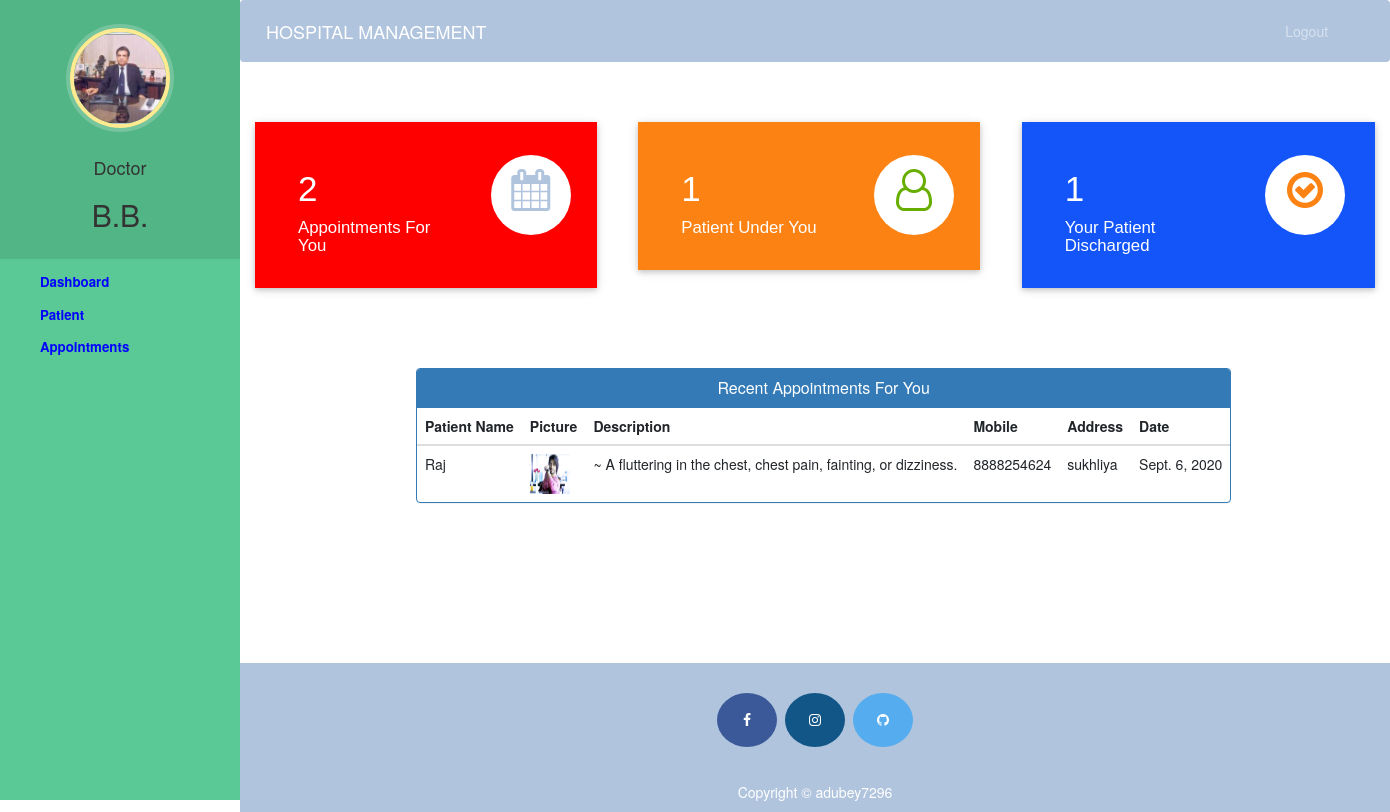
Page /doctor-dashboard (signed in) on the committed database.
### home/models.py (models this page shows, shortened)
class Doctor(models.Model):
    user=models.OneToOneField(User,on_delete=models.CASCADE)
    profile_pic= models.ImageField(upload_to='profile_pic/DoctorProfilePic/',null=True,blank=True)
    address = models.CharField(max_length=40,null=True)
    mobile = models.CharField(max_length=20,null=True)
    department= models.CharField(max_length=50,choices=departments,default='Cardiologist')
    status=models.BooleanField(default=False)

class Appointment(models.Model):
    patientId=models.PositiveIntegerField(null=True)
    doctorId=models.PositiveIntegerField(null=True)
    patientName=models.CharField(max_length=40,null=True)
    doctorName=models.CharField(max_length=40,null=True)
    appointmentDate=models.DateField(auto_now=True)
    description=models.TextField(max_length=500)
    status=models.BooleanField(default=False)

class Patient(models.Model):
    user=models.OneToOneField(User,on_delete=models.CASCADE)
    profile_pic= models.ImageField(upload_to='profile_pic/PatientProfilePic/',null=True,blank=True)
    address = models.CharField(max_length=40,null=True)
    mobile = models.CharField(max_length=20,null=False)
    symptoms = models.CharField(max_length=100,null=False)
    assignedDoctorId = models.PositiveIntegerField(null=True)
    admitDate=models.DateField(auto_now=True)
    status=models.BooleanField(default=False)

### home/views.py (the view)
# urls.py: path('doctor-dashboard', views.doctor_dashboard_view,name='doctor-dashboard'),
@login_required(login_url='doctorlogin')
@user_passes_test(is_doctor)
def doctor_dashboard_view(request):
    patientcount=models.Patient.objects.all().filter(status=True,assignedDoctorId=request.user.id).count()
    appointmentcount=models.Appointment.objects.all().filter(status=True,doctorId=request.user.id).count()
    patientdischarged=models.PatientDischargeDetails.objects.all().distinct().filter(assignedDoctorName=request.user.first_name).count()
    appointments=models.Appointment.objects.all().filter(status=True,doctorId=request.user.id).order_by('-id')
    patientid=[]
    for a in appointments:
        patientid.append(a.patientId)
    patients=models.Patient.objects.all().filter(status=True,user_id__in=patientid).order_by('-id')
    appointments=zip(appointments,patients)
    mydict={
    'patientcount':patientcount,
    'appointmentcount':appointmentcount,
    'patientdischarged':patientdischarged,
    'appointments':appointments,
    'doctor':models.Doctor.objects.get(user_id=request.user.id), #for profile picture of doctor in sidebar
    }
    return render(request,'hospital/doctor_dashboard.html',context=mydict)

### home/views.py (called while the page is built)
def is_doctor(user):
    return user.groups.filter(name='DOCTOR').exists()

### templates/hospital/doctor_dashboard.html
{% extends 'hospital/doctor_base.html' %}
{% load static %}
{% block content %}
{%include 'hospital/doctor_dashboard_cards.html'%}
<br><br><br><br>
<div class="container">
  <div class="row">
    <div class="panel panel-primary" style="margin-left:15%;">
      <div class="panel-heading" style="text-align:center;">
        <h6 class="panel-title">Recent Appointments For You</h6>
      </div>
      <table class="table table-hover" id="dev-table">
        <thead>
          <tr>
            <th>Patient Name</th>
            <th>Picture</th>
            <th>Description</th>
            <th>Mobile</th>
            <th>Address</th>
            <th>Date</th>
          </tr>
        </thead>
        {% for a,p in appointments %}
        <tr>
          <td>{{a.patientName}}</td>
          <td> <img src="{% static p.profile_pic.url %}" alt="Profile Pic" height="40px" width="40px" /></td>
          <td>{{a.description}}</td>
          <td>{{p.mobile}}</td>
          <td>{{p.address}}</td>
          <td>{{a.appointmentDate}}</td>
        </tr>
        {% endfor %}
      </table>
    </div>
  </div>
</div>
{% endblock content %}

### templates/hospital/doctor_base.html (shortened to what this page needs)
<!DOCTYPE html>
{% load static %}
<html lang="en">
<head>
  <link rel="stylesheet" href="https://stackpath.bootstrapcdn.com/bootstrap/4.3.1/css/bootstrap.min.css">
  <link rel="stylesheet" href="https://maxcdn.bootstrapcdn.com/font-awesome/4.7.0/css/font-awesome.min.css">
  <link rel="stylesheet" href="{% static '/style.css' %}">
</head>
<body>
  <nav class="menu" tabindex="0">
    <header class="avatar">
      <img src="{% static doctor.profile_pic.url %}" alt="Profile Pic" />
      <br><br>
      <h4>Doctor</h4>
      <h2>{{request.user.first_name}}</h2>
    </header>
    <ul>
      <li tabindex="0" class="icon-dashboard"><b><a style="color:blue; text-decoration:none;" href="/doctor-dashboard"><span>Dashboard</span></a></b></li>
      <li tabindex="0" class="icon-users"><b><a style="color:blue; text-decoration:none;" href="/doctor-patient"><span>Patient</span></a></b></li>
      <li tabindex="0" class="icon-calendar"><b><a style="color:blue; text-decoration:none;" href="/doctor-appointment"><span>Appointments</span></a></b></li>
    </ul>
  </nav>
  <main>
    <div class="bs-example">
      <nav class="navbar navbar-expand-md  navbar-dark fixed-top" style="background:#b0c4de;">
        <a href="/admin-dashboard" class="navbar-brand">HOSPITAL MANAGEMENT</a>
        <div class="collapse navbar-collapse justify-content-between" id="navbarCollapse">
          <div class="navbar-nav" style=" margin-left: 90%;">
            <a href="/logout" class="nav-item nav-link">Logout</a>
          </div>
        </div>
      </nav>
    </div>
    <br><br>
    {% block content %}
    {% endblock content %}
    <br><br><br><br><br><br><br>
    <footer>
      <p>
        <a id="ftr" href="https://www.facebook.com/aditi.dubey.52035/" class="fa fa-facebook"></a>
        <a id="ftr" href="https://www.instagram.com/chikudubey296/" class="fa fa-instagram"></a>
        <a id="ftr" href="https://github.com/adubey7296" class="fa fa-github"></a>
      </p>
      <br>
      <div class="container">
        <div class="row">
          <div class="col-md-12 col-sm-12">
            <div style="color:#ffffff;" class="wow fadeInUp footer-copyright">
              <p>Copyright &copy; adubey7296 </p>
            </div>
          </div>
        </div>
      </div>
    </footer>
  </main>
</body>
</html>

### templates/hospital/doctor_dashboard_cards.html (shortened to what this page needs)
<!DOCTYPE html>
<html lang="en" dir="ltr">
<head>
  <link rel="stylesheet" href="https://maxcdn.bootstrapcdn.com/bootstrap/3.4.1/css/bootstrap.min.css">
  <link rel="stylesheet" href="https://cdnjs.cloudflare.com/ajax/libs/font-awesome/4.7.0/css/font-awesome.min.css">
</head>
<body>
  <div class="market-updates">
    <div class="col-md-4 market-update-gd">
      <div class="market-update-block clr-block-1">
        <div class="col-md-8 market-update-left">
          <h3>{{appointmentcount}}</h3>
          <h4>Appointments For You</h4>
        </div>
        <div class="col-md-4 market-update-right">
          <i class="fa fa-calendar"> </i>
        </div>
        <div class="clearfix"> </div>
      </div>
    </div>
    <div class="col-md-4 market-update-gd">
      <div class="market-update-block clr-block-2">
        <div class="col-md-8 market-update-left">
          <h3>{{patientcount}}</h3>
          <h4>Patient Under You</h4>
        </div>
        <div class="col-md-4 market-update-right">
          <i class="fa fa-user-o"></i>
        </div>
        <div class="clearfix"> </div>
      </div>
    </div>
    <div class="col-md-4 market-update-gd">
      <div class="market-update-block clr-block-3">
        <div class="col-md-8 market-update-left">
          <h3>{{patientdischarged}}</h3>
          <h4>Your Patient Discharged</h4>
        </div>
        <div class="col-md-4 market-update-right">
          <i class="fa fa-check-circle-o" aria-hidden="true"></i>
        </div>
        <div class="clearfix"> </div>
      </div>
    </div>
  </div>
</body>
</html>

### home/static/home/style.css (style rules this page uses)
body { padding-left: 240px; }
main { position: relative; height: 100vh; }
.menu { background: #5bc995; height: 100vh; width: 240px; position: fixed; top: 0px; left: 0; z-index: 5; outline: none; }
.menu .avatar { background: rgba(0, 0, 0, 0.1); padding: 2em 0.5em; text-align: center; }
.menu .avatar img { width: 100px; border-radius: 50%; overflow: hidden; border: 4px solid #ffea92; box-shadow: 0 0 0 4px rgba(255, 255, 255, 0.2); }
.menu .avatar h2 { font-weight: normal; margin-bottom: 0; }
.menu ul { list-style: none; padding: 0.5em 0; margin: 0; }
.menu ul li { padding: 0.5em 1em 0.5em 3em; font-size: 0.95em; font-weight: regular; background-repeat: no-repeat; background-position: left 15px center; background-size: auto 20px; transition: all 0.15s linear; cursor: pointer; }

### templates/hospital/doctor_base.html (style rules this page uses)
a:link { text-decoration: none; }
a { color: white; }
footer { padding: 0px 0px 0px 0px; background-color: lightsteelblue; margin: 0px; }
#ftr { padding: 20px; }
.fa { font-size: 23px; width: 60px; text-align: center; text-decoration: none; margin: 5px 2px; border-radius: 50%; }
.fa-facebook { background: #3B5998; color: white; margin-top: 30px; }
.fa-github { background: #55ACEE; color: white; }
.fa-instagram { background: #125688; color: white; }
p { text-align: center; }

### templates/hospital/doctor_dashboard_cards.html (style rules this page uses)
.market-update-block { padding: 2em 2em; background: #999; }
.market-update-block h3 { color: #fff; font-size: 2.5em; font-family: 'Carrois Gothic', sans-serif; }
.market-update-block h4 { font-size: 1.2em; color: #fff; margin: 0.3em 0em; font-family: 'Carrois Gothic', sans-serif; }
.market-update-block.clr-block-1 { background: #ff0000; margin-right: 0.8em; box-shadow: 0 2px 5px 0 rgba(0, 0, 0, 0.16), 0 2px 10px 0 rgba(0, 0, 0, 0.12); transition: 0.5s all; -webkit-transition: 0.5s all; -moz-transition: 0.5s all; -o-transition: 0.5s all; }
.market-update-block.clr-block-2 { background: #FC8213; margin-right: 0.8em; box-shadow: 0 2px 5px 0 rgba(0, 0, 0, 0.16), 0 2px 10px 0 rgba(0, 0, 0, 0.12); transition: 0.5s all; -webkit-transition: 0.5s all; -moz-transition: 0.5s all; -o-transition: 0.5s all; }
.market-update-block.clr-block-3 { background: #1355f9; box-shadow: 0 2px 5px 0 rgba(0, 0, 0, 0.16), 0 2px 10px 0 rgba(0, 0, 0, 0.12); transition: 0.5s all; -webkit-transition: 0.5s all; -moz-transition: 0.5s all; -o-transition: 0.5s all; }
.market-update-right i.fa.fa-user-o { font-size: 3em; color: #68AE00; width: 80px; height: 80px; background: #fff; text-align: center; border-radius: 49px; -webkit-border-radius: 49px; -moz-border-radius: 49px; -o-border-radius: 49px; line-height: 1.7em; }
.market-update-right i.fa.fa-check-circle-o { font-size: 3em; color: #FC8213; width: 80px; height: 80px; background: #fff; text-align: center; border-radius: 49px; -webkit-border-radius: 49px; -moz-border-radius: 49px; -o-border-radius: 49px; line-height: 1.7em; }
.market-update-right i.fa.fa-calendar { font-size: 3em; color: #b0c4de; width: 80px; height: 80px; background: #fff; text-align: center; border-radius: 49px; -webkit-border-radius: 49px; -moz-border-radius: 49px; -o-border-radius: 49px; line-height: 1.7em; }
.market-update-left { padding: 0px; }

### rows in the picture
Doctor: profile_pic (picture)
Appointment: patientName "Raj", profile_pic (picture), description "~ A fluttering in the chest, chest pain, fainting, or dizziness.", mobile "8888254624", address "sukhliya", appointmentDate "Sept. 6, 2020"

### other values in the picture
{{ request.user.first_name }} "B.B."
{{ appointmentcount }} "2"
{{ patientcount }} "1"
{{ patientdischarged }} "1"
